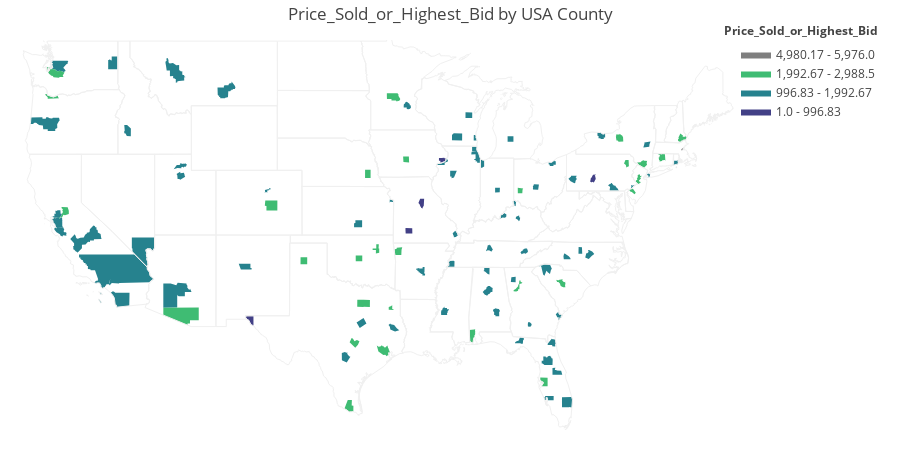

Notebook code for this chart:
### Code cell
model_year = 2007
auction_year = 2018
make = 'TOYOTA'
model = 'CAMRY'
filtred = geo_plot_county(make,model,model_year,auction_year)

### Figure 1 — Plotly figure (JSON) as saved in the notebook; plotly's stock layout.template omitted (floating-point values rounded to 4 significant figures; data arrays with more than 128 entries replaced by an {"elided": "..."} marker saying what was removed)
{"data": [{"fill": "toself", "fillcolor": "rgb(68.0, 1.0, 84.0)", "hoverinfo": "none", "line": {"color": "rgb(0, 0, 0)", "width": 0}, "mode": "lines", "name": "< 1.0", "type": "scatter", "x": [], "y": []}, {"fill": "toself", "fillcolor": "rgb(66.0, 64.0, 134.0)", "hoverinfo": "none", "line": {"color": "rgb(0, 0, 0)", "width": 0}, "mode": "lines", "name": "1.0 - 996.83", "type": "scatter", "x": [-90.9, -90.9, -90.79, -90.71, -90.67, -90.47, -90.41, -90.32, -90.34, -90.46, -90.59, -90.66, -90.79, -90.78, -90.9, null, -92.57, -92.43, -92.1, -92.11, -92.13, -92.17, -92.14, -92.23, -92.22, -92.36, -92.34, -92.41, -92.38, -92.44, -92.48, -92.57, null, -93.62, -93.62, -93.07, -93.07, -93.61, -93.62, null, -78.62, -78.56, -78.54, -78.47, -78.36, -78.12, -78.22, -78.17, -78.19, -78.13, -78.15, -78.13, -78.29, -78.43, -78.45, -78.62, null, -106.6, -106.6, -106.6, -106.6, -106.0, -106.0, -106.0, -106.0, -106.0, -106.1, -106.2, -106.4, -106.5, -106.6, -106.6, null], "y": [41.6, 41.77, 41.77, 41.73, 41.76, 41.77, 41.73, 41.73, 41.59, 41.52, 41.51, 41.46, 41.45, 41.6, 41.6, null, 38.98, 39.25, 39.24, 39.06, 39.06, 38.9, 38.81, 38.7, 38.64, 38.68, 38.72, 38.76, 38.82, 38.83, 38.9, 38.98, null, 37.32, 37.43, 37.41, 37.09, 37.1, 37.32, null, 40.33, 40.37, 40.51, 40.55, 40.73, 40.74, 40.67, 40.62, 40.54, 40.57, 40.49, 40.49, 40.24, 40.3, 40.24, 40.33, null, 31.9, 31.92, 31.98, 32.0, 32.0, 31.48, 31.48, 31.42, 31.39, 31.4, 31.47, 31.73, 31.76, 31.83, 31.9, null]}, {"fill": "toself", "fillcolor": "rgb(38.0, 130.0, 142.0)", "hoverinfo": "none", "line": {"color": "rgb(0, 0, 0)", "width": 0}, "mode": "lines", "name": "996.83 - 1,992.67", "type": "scatter", "x": {"elided": "1443 float values"}, "y": {"elided": "1443 float values"}}, {"fill": "toself", "fillcolor": "rgb(63.0, 188.0, 115.0)", "hoverinfo": "none", "line": {"color": "rgb(0, 0, 0)", "width": 0}, "mode": "lines", "name": "1,992.67 - 2,988.5", "type": "scatter", "x": {"elided": "639 float values"}, "y": {"elided": "639 float values"}}, {"fill": "toself", "fillcolor": "rgb(216.0, 226.0, 25.0)", "hoverinfo": "none", "line": {"color": "rgb(0, 0, 0)", "width": 0}, "mode": "lines", "name": "2,988.5 - 3,984.33", "type": "scatter", "x": [], "y": []}, {"fill": "toself", "fillcolor": "rgb(255.0, 130.0, 100.0)", "hoverinfo": "none", "line": {"color": "rgb(0, 0, 0)", "width": 0}, "mode": "lines", "name": "3,984.33 - 4,980.17", "type": "scatter", "x": [], "y": []}, {"fill": "toself", "fillcolor": "rgb(8.,81.,156.)", "hoverinfo": "none", "line": {"color": "rgb(0, 0, 0)", "width": 0}, "mode": "lines", "name": "4,980.17 - 5,976.0", "type": "scatter", "x": [-70.93, -70.93, -70.93, -70.93, -70.93, null, -70.93, -70.93, -70.92, -70.93, -70.93, null, -70.94, -70.94, -70.93, -70.94, -70.94, null, -70.96, -70.95, -70.95, -70.95, -70.96, null, -70.98, -70.96, -70.95, -70.97, -70.98, null, -70.99, -70.98, -70.99, -70.99, -70.99, null, -71.02, -71.01, -71.0, -71.01, -71.02, null, -71.19, -71.11, -71.16, -71.17, -71.08, -71.02, -70.96, -70.99, -70.95, -70.97, -71.0, -71.04, -71.04, -71.13, -71.19, null], "y": [42.32, 42.32, 42.32, 42.32, 42.32, null, 42.33, 42.33, 42.33, 42.33, 42.33, null, 42.33, 42.33, 42.33, 42.32, 42.33, null, 42.31, 42.31, 42.31, 42.31, 42.31, null, 42.31, 42.33, 42.33, 42.31, 42.31, null, 42.33, 42.33, 42.32, 42.33, 42.33, null, 42.31, 42.32, 42.32, 42.31, 42.31, null, 42.28, 42.34, 42.33, 42.36, 42.36, 42.45, 42.44, 42.41, 42.34, 42.37, 42.37, 42.32, 42.28, 42.23, 42.28, null]}, {"fill": "toself", "fillcolor": "rgb(179,210,233)", "hoverinfo": "none", "line": {"color": "rgb(0, 0, 0)", "width": 0}, "mode": "lines", "name": "> 5,976.0", "type": "scatter", "x": [], "y": []}, {"hoverinfo": "text", "legendgroup": "centroids", "marker": {"color": "white", "opacity": 0}, "mode": "markers", "name": "US Counties", "selected": {"marker": {"opacity": 0}}, "showlegend": false, "text": {"elided": "164 str values"}, "type": "scatter", "unselected": {"marker": {"opacity": 0}}, "x": [[-122.6], [-122.6], [-122.1], [-122.7], [-122.7], [-122.7], [-122.8], [-121.8], [-122.5], [-94.97], [-94.98], [-95.39], [-86.52], [-86.78], [-71.58], [-71.62], [-70.61], [-70.62], [-70.63], [-71.13], [-70.93], [-70.93], [-70.94], [-70.95], [-70.96], [-70.99], [-71.01], [-71.07], [-157.7], [-157.8], [-158.0], [-161.9], [-166.2], [-166.2], [-166.2], [-166.2], [-166.3], [-168.0], [-171.7], [-174.0], [-175.7], [-175.7], [-175.8], [-175.9], [-175.9], [-175.9], [-178.3], [-82.41], [-82.43], [-82.44], [-82.44], [-82.31], [-82.74], [-82.76], [-104.9], [-104.9], [-118.4], [-118.5], [-118.2], [-88.04], [-88.21], [-88.22], [-88.26], [-88.14], [-88.34], [-88.21], -86.9, -86.98, -86.21, -112.5, -111.8, -92.31, -94.22, -121.9, -121.9, -119.6, -118.7, -121.3, -116.2, -116.7, -121.7, -121.9, -104.5, -72.73, -81.91, -81.67, -84.28, -82.06, -81.32, -80.47, -84.84, -81.13, -84.47, -83.53, -116.2, -87.82, -88.0, -89.76, -90.57, -87.38, -86.14, -93.57, -90.62, -97.46, -94.76, -84.73, -84.46, -85.66, -85.07, -93.48, -94.61, -90.44, -92.31, -93.34, -89.57, -112.4, -108.3, -96.69, -115.0, -75.14, -74.7, -74.62, -106.7, -73.97, -77.7, -76.19, -74.31, -73.82, -79.4, -80.52, -78.65, -81.66, -83.01, -84.29, -97.41, -95.94, -122.8, -122.4, -79.98, -78.35, -75.61, -75.13, -76.73, -82.37, -80.9, -81.99, -83.94, -89.9, -94.61, -98.52, -96.78, -106.2, -94.82, -98.18, -97.2, -101.9, -97.29, -97.78, -111.9, -111.9, -117.4, -89.42, -87.97, -88.46], "y": [[47.16], [47.25], [47.0], [47.21], [47.16], [47.32], [47.26], [47.49], [47.41], [29.68], [29.69], [29.86], [36.14], [36.17], [41.18], [41.48], [42.98], [42.97], [42.98], [42.99], [42.32], [42.33], [42.33], [42.31], [42.32], [42.32], [42.31], [42.33], [21.33], [21.43], [21.46], [23.06], [23.73], [23.78], [23.86], [23.87], [23.87], [25.0], [25.77], [26.07], [27.93], [27.91], [27.78], [27.78], [27.76], [27.75], [28.39], [27.85], [27.87], [27.83], [27.81], [27.93], [27.63], [27.59], [39.7], [39.76], [33.38], [32.9], [34.36], [30.51], [30.32], [30.32], [30.34], [30.25], [30.39], [30.79], 33.55, 34.81, 32.22, 33.35, 32.1, 34.77, 35.98, 37.65, 37.92, 36.76, 35.34, 38.45, 34.84, 33.03, 37.23, 38.27, 38.83, 41.81, 26.91, 30.33, 30.46, 29.21, 28.51, 26.65, 34.24, 32.0, 33.79, 31.46, 43.45, 41.84, 42.32, 40.79, 41.47, 41.42, 39.78, 41.69, 41.64, 37.68, 39.11, 38.97, 38.04, 38.19, 42.95, 45.0, 45.55, 32.27, 38.99, 37.26, 37.05, 47.12, 45.94, 40.78, 36.22, 39.72, 40.28, 40.56, 35.05, 42.6, 43.15, 43.01, 41.4, 40.7, 36.04, 35.64, 35.79, 41.42, 39.97, 39.75, 35.55, 36.12, 43.94, 45.55, 40.47, 40.48, 41.44, 40.01, 39.92, 34.89, 34.02, 34.93, 35.99, 35.18, 31.25, 29.45, 32.77, 31.77, 32.48, 26.4, 31.55, 35.4, 32.77, 30.33, 40.67, 41.27, 47.62, 43.07, 43.01, 44.42]}, {"hoverinfo": "text", "legendgroup": "States", "line": {"color": "rgb(240, 240, 240)", "width": 1}, "mode": "lines", "showlegend": false, "type": "scatter", "x": {"elided": "10570 float values"}, "y": {"elided": "10570 float values"}}], "layout": {"annotations": [{"showarrow": false, "text": "<b>Price_Sold_or_Highest_Bid</b>", "x": 1, "xanchor": "right", "xref": "paper", "y": 1.05, "yref": "paper"}], "dragmode": "select", "height": 450, "hovermode": "closest", "legend": {"traceorder": "reversed", "x": 1, "xanchor": "right", "y": 1, "yanchor": "top"}, "margin": {"b": 20, "l": 20, "r": 20, "t": 40}, "title": {"text": "Price_Sold_or_Highest_Bid by USA County"}, "width": 900, "xaxis": {"autorange": false, "fixedrange": false, "range": [-125, -55], "showgrid": false, "showticklabels": false, "zeroline": false}, "yaxis": {"autorange": false, "fixedrange": false, "range": [24.93, 49.07], "showgrid": false, "showticklabels": false, "zeroline": false}}}
